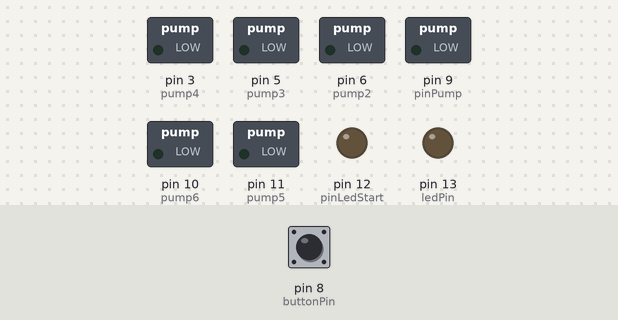
A sketch run on a simulated Arduino Uno, built with avr-gcc and run on an emulated ATmega328P. Shown: switched loads named in the sketch (green lamp = pin HIGH), output pins drawn as LEDs (lit = HIGH). Inputs (shaded band) come from the test bench; at power-on: pin 8 (buttonPin) LOW.

Above: at 1.2 s.
1.3 s: pin 8 (buttonPin) pulled HIGH for 0.15 s
At 2.4 s:
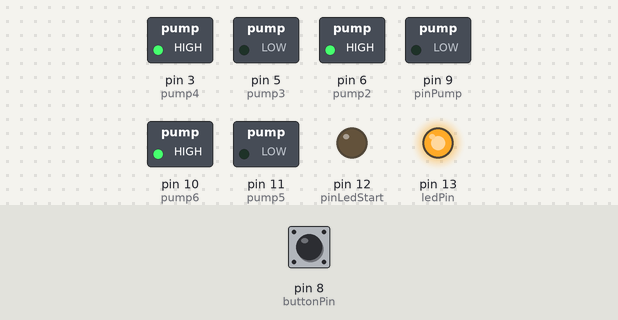
Timing chart, 0 to 4.3 s (numbered marks = the images above; inputs shaded):
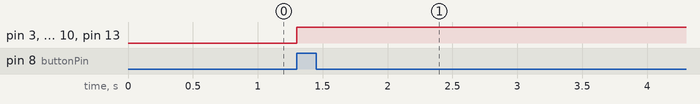

The sketch:

fluidic_control.ino
```cpp
// constants won't change. They're used here to
// set pin numbers:
const int buttonPin = 8;     // the number of the pushbutton pin
const int ledPin =  13;      // the number of the LED pin - RED LED
int pinLedStart=12;          //Declare pin 12 for controlling the GREEN LED   12= Green LED(Feeding Pumps)
int pinPump=9;              //Declare pin 9 for controlling the pump
int pump2 =6;
int pump3=5;
int pump4=3;
int pump5=11;
int pump6=10;

// variables will change:
int buttonState = 0;         // variable for reading the pushbutton status
int ledState = LOW;         // the current state of the output pin
int Greenled = LOW;
//int buttonState;             // the current reading from the input pin
int lastButtonState = LOW;   // the previous reading from the input pin
int pumpOn = LOW;     //for washing pumps
int pumpOn1 = LOW;    //for feeding pumps

void setup() {
  pinMode(buttonPin, INPUT);
  pinMode(ledPin, OUTPUT);       //Red LED
  pinMode(pinLedStart, OUTPUT);   //Green LED
  pinMode(pinPump, OUTPUT);
  pinMode(pump2, OUTPUT);
  pinMode(pump3, OUTPUT);
  pinMode(pump4, OUTPUT);
  pinMode(pump5, OUTPUT);
  pinMode(pump6, OUTPUT);

  // set initial LED state
  digitalWrite(ledPin, ledState);
  digitalWrite(pinLedStart, Greenled);
  digitalWrite(pinPump,pumpOn);
  digitalWrite(pump2,pumpOn);
  digitalWrite(pump3,pumpOn);
  digitalWrite(pump4,pumpOn1);
  digitalWrite(pump5,pumpOn1);
  digitalWrite(pump6,pumpOn1);
}

void loop() {
  // Washing Pumps***************************************************************
  buttonState = digitalRead(buttonPin);
   if (buttonState == HIGH) {
    // turn LED on:
   digitalWrite(ledPin, HIGH);     //turning on RED LED
   pumpOn=HIGH;                    //turning the pump on
                                   //turning on Washing pumps
   digitalWrite(pump6,pumpOn);     //turning on pump 6= pin 10
   digitalWrite(pump2,pumpOn);       //turning on pump 2= pin 6
   digitalWrite(pump4,pumpOn);       //turning on pump 4= pin 3

    delay (60000);                  //Keeps pumps running for 1 min

      // turn LED off:
    digitalWrite(ledPin, LOW);
    pumpOn=LOW;        //turning the pump off
   //turning off Washing pumps
   digitalWrite(pump6,pumpOn);     //turning off pump 6= pin 10
   digitalWrite(pump2,pumpOn);       //turning off pump 2= pin 6
   digitalWrite(pump4,pumpOn);       //turning off pump 4= pin 3

   delay (2000);                    //Turns off pumps for 2 seconds
//Feeding Pumps*******************************************************************
   digitalWrite(pinLedStart, HIGH);    //turning on GREEN LED
    pumpOn1=HIGH;        //turning the pump on
   //turning on Washing pumps
   digitalWrite(pinPump,pumpOn1);     //turning on pump = pin 9
   digitalWrite(pump3,pumpOn1);       //turning on pump 3= pin 5
   digitalWrite(pump5,pumpOn1);       //turning on pump 5= pin 11

   delay (60000);                  //Keeps pumps running for 1 min

  digitalWrite(pinLedStart, LOW);
    pumpOn1=LOW;        //turning the pump off
   //turning off Washing pumps
   digitalWrite(pinPump,pumpOn1);     //turning on pump = pin 9
   digitalWrite(pump3,pumpOn1);       //turning on pump 3= pin 5
   digitalWrite(pump5,pumpOn1);       //turning on pump 5= pin 11

   delay (2000);                    //Turns off pumps for 2 seconds
     }
  }
```

Measured:
- after the input at 1.3 s, pin 3 (pump4), pin 6 (pump2), pin 10 (pump6), pin 13 (ledPin): LOW → HIGH at once
